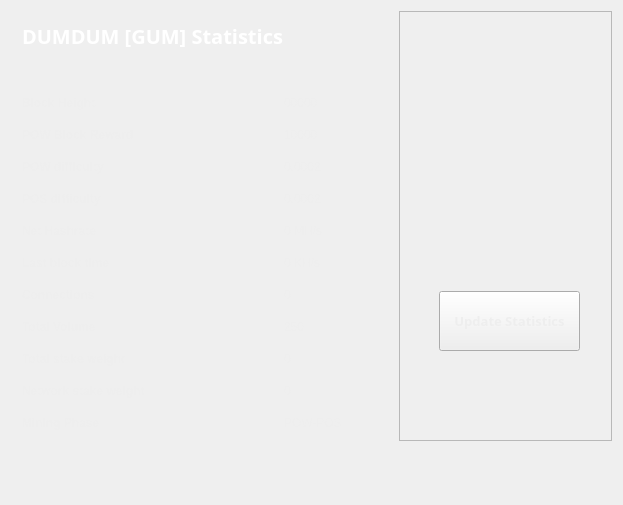
<?xml version="1.0" encoding="UTF-8"?>
<ui version="4.0">
 <class>StatisticsPage</class>
 <widget class="QWidget" name="StatisticsPage">
  <property name="windowModality">
   <enum>Qt::NonModal</enum>
  </property>
  <property name="geometry">
   <rect>
    <x>0</x>
    <y>0</y>
    <width>623</width>
    <height>505</height>
   </rect>
  </property>
  <property name="windowTitle">
   <string>Digging</string>
  </property>
  <property name="styleSheet">
   <string notr="true">color:#eeeeee;
font-family:'Open Sans,sans-serif';</string>
  </property>
  <layout class="QGridLayout" name="gridLayout">
   <property name="sizeConstraint">
    <enum>QLayout::SetMaximumSize</enum>
   </property>
   <item row="0" column="1">
    <widget class="QFrame" name="frame">
     <property name="minimumSize">
      <size>
       <width>213</width>
       <height>0</height>
      </size>
     </property>
     <property name="frameShape">
      <enum>QFrame::StyledPanel</enum>
     </property>
     <property name="frameShadow">
      <enum>QFrame::Raised</enum>
     </property>
     <widget class="QPushButton" name="startButton">
      <property name="geometry">
       <rect>
        <x>40</x>
        <y>280</y>
        <width>141</width>
        <height>60</height>
       </rect>
      </property>
      <property name="sizePolicy">
       <sizepolicy hsizetype="Fixed" vsizetype="Fixed">
        <horstretch>0</horstretch>
        <verstretch>0</verstretch>
       </sizepolicy>
      </property>
      <property name="minimumSize">
       <size>
        <width>120</width>
        <height>60</height>
       </size>
      </property>
      <property name="font">
       <font>
        <family>Open Sans,sans-serif</family>
        <pointsize>10</pointsize>
        <weight>75</weight>
        <bold>true</bold>
        <underline>false</underline>
        <kerning>true</kerning>
       </font>
      </property>
      <property name="autoFillBackground">
       <bool>false</bool>
      </property>
      <property name="styleSheet">
       <string notr="true"/>
      </property>
      <property name="text">
       <string>Update Statistics</string>
      </property>
     </widget>
     <widget class="QLabel" name="label">
      <property name="geometry">
       <rect>
        <x>10</x>
        <y>10</y>
        <width>191</width>
        <height>191</height>
       </rect>
      </property>
      <property name="text">
       <string/>
      </property>
      <property name="pixmap">
       <pixmap resource="../bitcoin.qrc">:/icons/DUMDUM</pixmap>
      </property>
      <property name="scaledContents">
       <bool>true</bool>
      </property>
     </widget>
    </widget>
   </item>
   <item row="0" column="0">
    <widget class="QFrame" name="gridFrame_2">
     <layout class="QGridLayout" name="gridLayout_4">
      <item row="3" column="0">
       <layout class="QFormLayout" name="formLayout_2">
        <property name="fieldGrowthPolicy">
         <enum>QFormLayout::FieldsStayAtSizeHint</enum>
        </property>
        <property name="horizontalSpacing">
         <number>139</number>
        </property>
        <property name="verticalSpacing">
         <number>18</number>
        </property>
        <property name="rightMargin">
         <number>0</number>
        </property>
        <item row="1" column="0">
         <widget class="QLabel" name="label_14">
          <property name="text">
           <string>&lt;html&gt;&lt;head/&gt;&lt;body&gt;&lt;p&gt;&lt;span style=&quot; font-weight:600;&quot;&gt;Block Height&lt;/span&gt;&lt;/p&gt;&lt;/body&gt;&lt;/html&gt;</string>
          </property>
         </widget>
        </item>
        <item row="1" column="1">
         <widget class="QLabel" name="heightBox">
          <property name="text">
           <string>00000</string>
          </property>
         </widget>
        </item>
        <item row="2" column="0">
         <widget class="QLabel" name="label_12">
          <property name="text">
           <string>&lt;html&gt;&lt;head/&gt;&lt;body&gt;&lt;p&gt;&lt;span style=&quot; font-weight:600;&quot;&gt;POW Block Reward&lt;/span&gt;&lt;/p&gt;&lt;/body&gt;&lt;/html&gt;</string>
          </property>
         </widget>
        </item>
        <item row="2" column="1">
         <widget class="QLabel" name="rewardBox">
          <property name="text">
           <string>10000</string>
          </property>
         </widget>
        </item>
        <item row="3" column="0">
         <widget class="QLabel" name="label_13">
          <property name="text">
           <string>&lt;html&gt;&lt;head/&gt;&lt;body&gt;&lt;p&gt;&lt;span style=&quot; font-weight:600;&quot;&gt;POW difficulty&lt;/span&gt;&lt;/p&gt;&lt;/body&gt;&lt;/html&gt;</string>
          </property>
         </widget>
        </item>
        <item row="3" column="1">
         <widget class="QLabel" name="diffBox">
          <property name="text">
           <string>0.0002</string>
          </property>
         </widget>
        </item>
        <item row="4" column="0">
         <widget class="QLabel" name="label_9">
          <property name="text">
           <string>&lt;html&gt;&lt;head/&gt;&lt;body&gt;&lt;p&gt;&lt;span style=&quot; font-weight:600;&quot;&gt;POS difficulty&lt;/span&gt;&lt;/p&gt;&lt;/body&gt;&lt;/html&gt;</string>
          </property>
         </widget>
        </item>
        <item row="4" column="1">
         <widget class="QLabel" name="diffBox2">
          <property name="text">
           <string>0.0002</string>
          </property>
         </widget>
        </item>
        <item row="5" column="1">
         <widget class="QLabel" name="pawrateBox">
          <property name="text">
           <string>0 MH/s</string>
          </property>
         </widget>
        </item>
        <item row="6" column="0">
         <widget class="QLabel" name="label3_2">
          <property name="sizePolicy">
           <sizepolicy hsizetype="Preferred" vsizetype="Maximum">
            <horstretch>0</horstretch>
            <verstretch>0</verstretch>
           </sizepolicy>
          </property>
          <property name="text">
           <string>&lt;html&gt;&lt;head/&gt;&lt;body&gt;&lt;p&gt;&lt;span style=&quot; font-weight:600;&quot;&gt;Last block time&lt;/span&gt;&lt;/p&gt;&lt;/body&gt;&lt;/html&gt;</string>
          </property>
         </widget>
        </item>
        <item row="6" column="1">
         <widget class="QLabel" name="localBox">
          <property name="text">
           <string>0 KH/s</string>
          </property>
         </widget>
        </item>
        <item row="7" column="0">
         <widget class="QLabel" name="label1_2">
          <property name="text">
           <string>&lt;html&gt;&lt;head/&gt;&lt;body&gt;&lt;p&gt;&lt;span style=&quot; font-weight:600;&quot;&gt;Connections&lt;/span&gt;&lt;/p&gt;&lt;/body&gt;&lt;/html&gt;</string>
          </property>
         </widget>
        </item>
        <item row="7" column="1">
         <widget class="QLabel" name="connectionBox">
          <property name="text">
           <string>0</string>
          </property>
         </widget>
        </item>
        <item row="8" column="0">
         <widget class="QLabel" name="label_8">
          <property name="text">
           <string>&lt;html&gt;&lt;head/&gt;&lt;body&gt;&lt;p&gt;&lt;span style=&quot; font-weight:600;&quot;&gt;Total Volume&lt;/span&gt;&lt;/p&gt;&lt;/body&gt;&lt;/html&gt;</string>
          </property>
         </widget>
        </item>
        <item row="8" column="1">
         <widget class="QLabel" name="volumeBox">
          <property name="text">
           <string>250</string>
          </property>
         </widget>
        </item>
        <item row="9" column="0">
         <widget class="QLabel" name="label_10">
          <property name="text">
           <string>&lt;html&gt;&lt;head/&gt;&lt;body&gt;&lt;p&gt;&lt;span style=&quot; font-weight:600;&quot;&gt;Total stake weight&lt;/span&gt;&lt;/p&gt;&lt;/body&gt;&lt;/html&gt;</string>
          </property>
         </widget>
        </item>
        <item row="9" column="1">
         <widget class="QLabel" name="minBox">
          <property name="text">
           <string>0</string>
          </property>
         </widget>
        </item>
        <item row="10" column="0">
         <widget class="QLabel" name="label_11">
          <property name="text">
           <string>&lt;html&gt;&lt;head/&gt;&lt;body&gt;&lt;p&gt;&lt;span style=&quot; font-weight:600;&quot;&gt;Network stake weight&lt;/span&gt;&lt;/p&gt;&lt;/body&gt;&lt;/html&gt;</string>
          </property>
         </widget>
        </item>
        <item row="10" column="1">
         <widget class="QLabel" name="maxBox">
          <property name="text">
           <string>0</string>
          </property>
         </widget>
        </item>
        <item row="11" column="0">
         <widget class="QLabel" name="label_15">
          <property name="text">
           <string>&lt;html&gt;&lt;head/&gt;&lt;body&gt;&lt;p&gt;&lt;span style=&quot; font-weight:600;&quot;&gt;Mining Phase&lt;/span&gt;&lt;/p&gt;&lt;/body&gt;&lt;/html&gt;</string>
          </property>
         </widget>
        </item>
        <item row="11" column="1">
         <widget class="QLabel" name="cBox">
          <property name="text">
           <string>POW-POS</string>
          </property>
         </widget>
        </item>
        <item row="5" column="0">
         <widget class="QLabel" name="label_16">
          <property name="text">
           <string>&lt;html&gt;&lt;head/&gt;&lt;body&gt;&lt;p&gt;&lt;span style=&quot; font-weight:600;&quot;&gt;Net Hashrate&lt;/span&gt;&lt;/p&gt;&lt;/body&gt;&lt;/html&gt;</string>
          </property>
         </widget>
        </item>
       </layout>
      </item>
      <item row="1" column="0">
       <layout class="QHBoxLayout" name="horizontalLayout_4">
        <property name="spacing">
         <number>7</number>
        </property>
        <item>
         <widget class="QLabel" name="label_5">
          <property name="font">
           <font>
            <family>Open Sans,sans-serif</family>
           </font>
          </property>
          <property name="text">
           <string>&lt;html&gt;&lt;head/&gt;&lt;body&gt;&lt;p&gt;&lt;span style=&quot; font-size:20px; font-weight:600; color:#FFFFFF;&quot;&gt;DUMDUM [GUM] Statistics&lt;/span&gt;&lt;/p&gt;&lt;/body&gt;&lt;/html&gt;</string>
          </property>
         </widget>
        </item>
        <item>
         <spacer name="horizontalSpacer_2">
          <property name="orientation">
           <enum>Qt::Horizontal</enum>
          </property>
          <property name="sizeHint" stdset="0">
           <size>
            <width>40</width>
            <height>20</height>
           </size>
          </property>
         </spacer>
        </item>
       </layout>
      </item>
      <item row="2" column="0">
       <spacer name="verticalSpacer_2">
        <property name="orientation">
         <enum>Qt::Vertical</enum>
        </property>
        <property name="sizeHint" stdset="0">
         <size>
          <width>20</width>
          <height>40</height>
         </size>
        </property>
       </spacer>
      </item>
     </layout>
    </widget>
   </item>
   <item row="1" column="0">
    <spacer name="verticalSpacer">
     <property name="orientation">
      <enum>Qt::Vertical</enum>
     </property>
     <property name="sizeHint" stdset="0">
      <size>
       <width>20</width>
       <height>40</height>
      </size>
     </property>
    </spacer>
   </item>
  </layout>
 </widget>
 <layoutdefault spacing="6" margin="11"/>
 <resources>
  <include location="../bitcoin.qrc"/>
 </resources>
 <connections/>
</ui>
